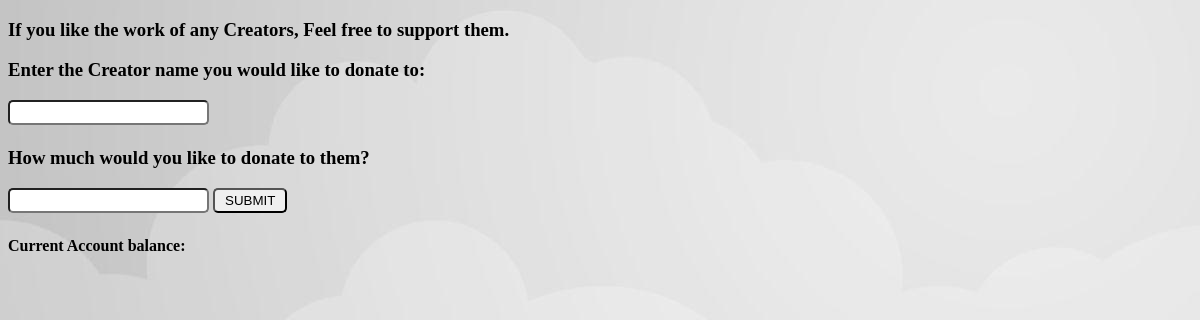
Page /customer_donate.php on the earlier database version.
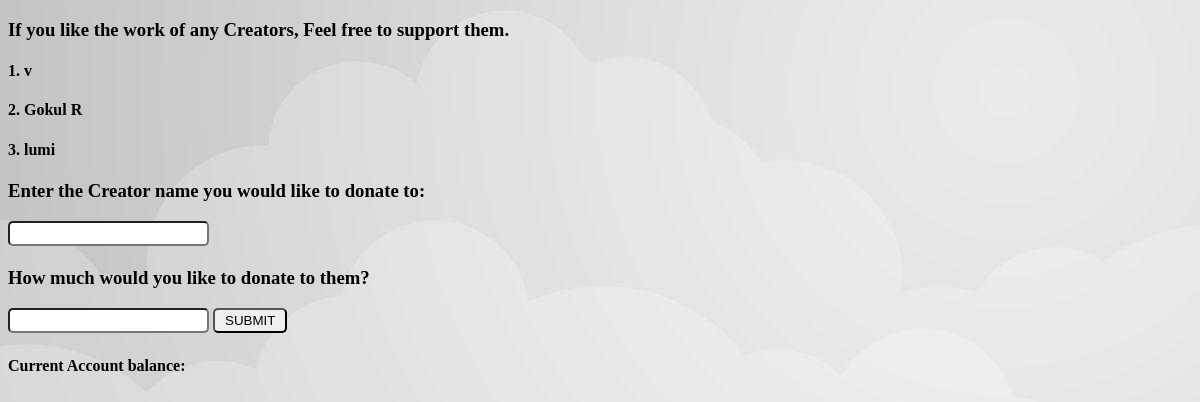
Same page on the later database version.
### tables this page shows
CREATE TABLE IF NOT EXISTS `creator` (
  `cr_id` varchar(10) NOT NULL,
  `cr_name` varchar(50) DEFAULT NULL,
  `gender` varchar(10) DEFAULT NULL,
  `country` varchar(50) DEFAULT NULL,
  `phone` varchar(50) DEFAULT NULL,
  `donations` varchar(10) DEFAULT NULL,
  PRIMARY KEY (`cr_id`),
  UNIQUE KEY `phone` (`phone`)
);

### customer_donate.php (the view, shortened to what this page needs)
<!DOCTYPE html>
<html>
<head>
</head>
<body>
	<h3>If you like the work of any Creators, Feel free to support them.</h3>
	<?php
	$conn = new mysqli('localhost', 'root', '', 'mov_gallery');
	$sql="select cr_name from creator";
	$result=mysqli_query($conn,$sql);
	$i=1;
	while($row = mysqli_fetch_array($result))
	{
		echo "<h4>".$i;
		echo ". ".$row['cr_name']."</h4>";
		$i=$i+1;
	}
	?>
	<form method="post">
	<h3>Enter the Creator name you would like to donate to:</h3>
	<input type="text" id="cr_name" class="block00" name="cr_name">
	<h3>How much would you like to donate to them?</h3>
	<input type="number" id="amount" class="block00" name="amount">
	<input type="submit" id="sub" class="block00" name="submit" value="SUBMIT">
	</form>
	<?php
	$c_id=$_SESSION['id'];
	$query = "select * from customer where c_id = '$c_id'";
	$res = mysqli_query($conn, $query);
	$row = mysqli_fetch_assoc($res);
	$balance = $row['balance'];
	echo "<h4>Current Account balance: ".$balance."</h4>";
	?>
</body>
</html>

Differences in the rows shown:
added creator: cr_name "v"
added creator: cr_name "Gokul R"
added creator: cr_name "lumi"
